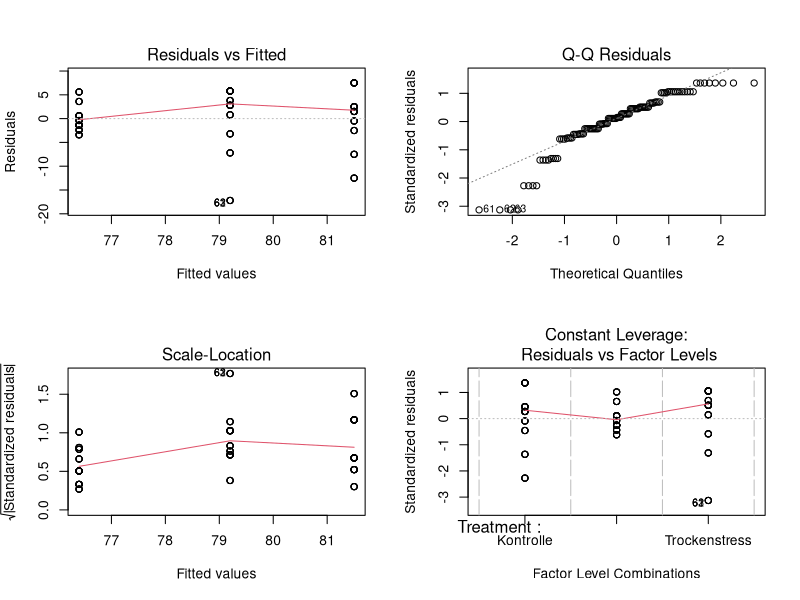
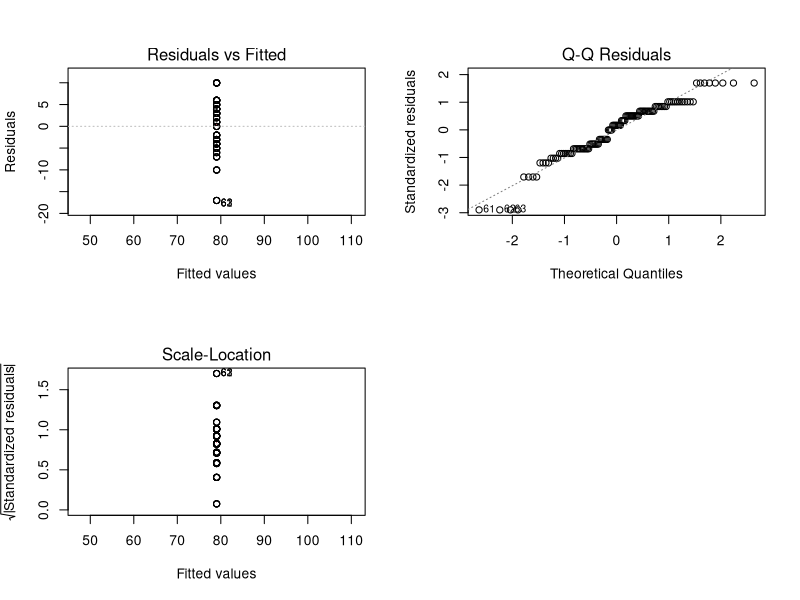
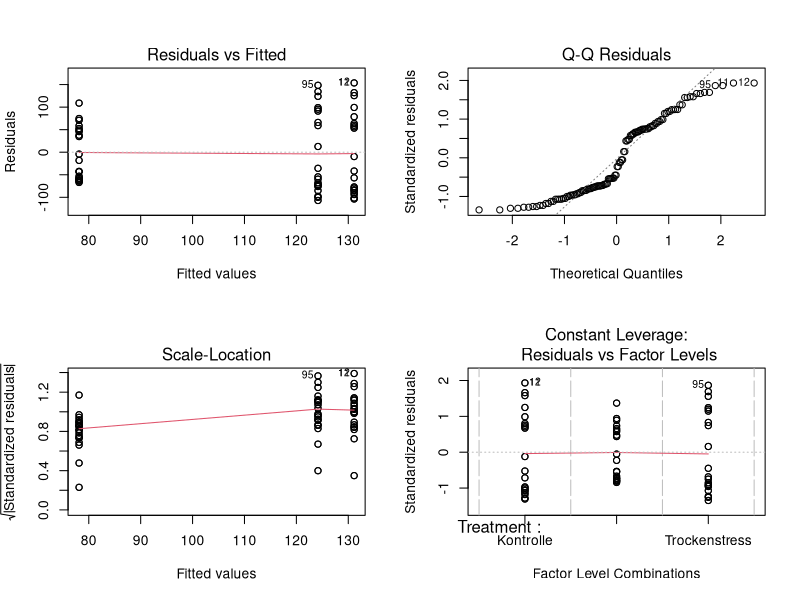
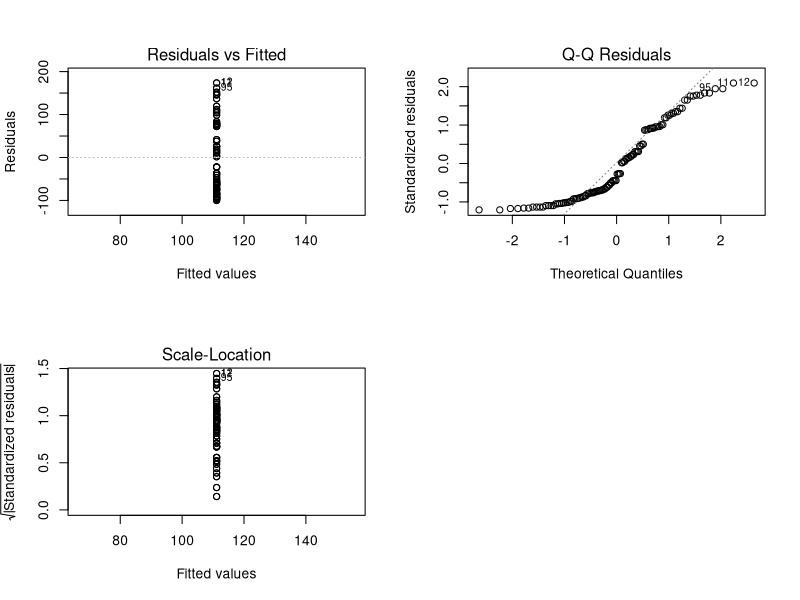

Reproduce these figures in R, in order.
library(tidyverse)
library(readxl)
library(gridExtra)
library(ggpubr)
library(reshape2)
library(lme4)

maize <- read_excel("Maize dataset.xlsx")

#statistics
#testing if the treatments have a sig. effect on the Plantheight
h1 <- lm(Pflanzenhoehe ~ Treatment, data = maize)
summary(h1)

h0 <- lm(Pflanzenhoehe ~ 1, data = maize)
summary(h0)

par(mfrow = c(2, 2))
plot(h1)
plot(h0)
par(mfrow = c(1, 1))

shapiro.test(maize$Pflanzenhoehe)

anova(h1, h0) #h1 is definitely the better model, but seems to be not nd
#p-value if we use lm and expect this to be nd: 0.0003835 -> Treatments have an effect

#using glm 
h1 <- glm(Pflanzenhoehe ~ Treatment, data = maize)
summary(h1)
#Nährstoffmangel seems to have a significant effect, trockenstress not??? (not sure about this, 
#never used a glm)

#testing if the treatments have a sig. effect on the chl_lab content
h1 <- lm(Chl_Labor ~ Treatment, data = maize)
summary(h1)

h0 <- lm(Chl_Labor ~ 1, data = maize)
summary(h0)

par(mfrow = c(2, 2))
plot(h1)
plot(h0)
par(mfrow = c(1, 1))

shapiro.test(maize$Chl_Labor)

anova(h1, h0)
#The treatments seem to have a sign effect on the chl lab content and nd seems at least more likely
#p-value: 0.007401
